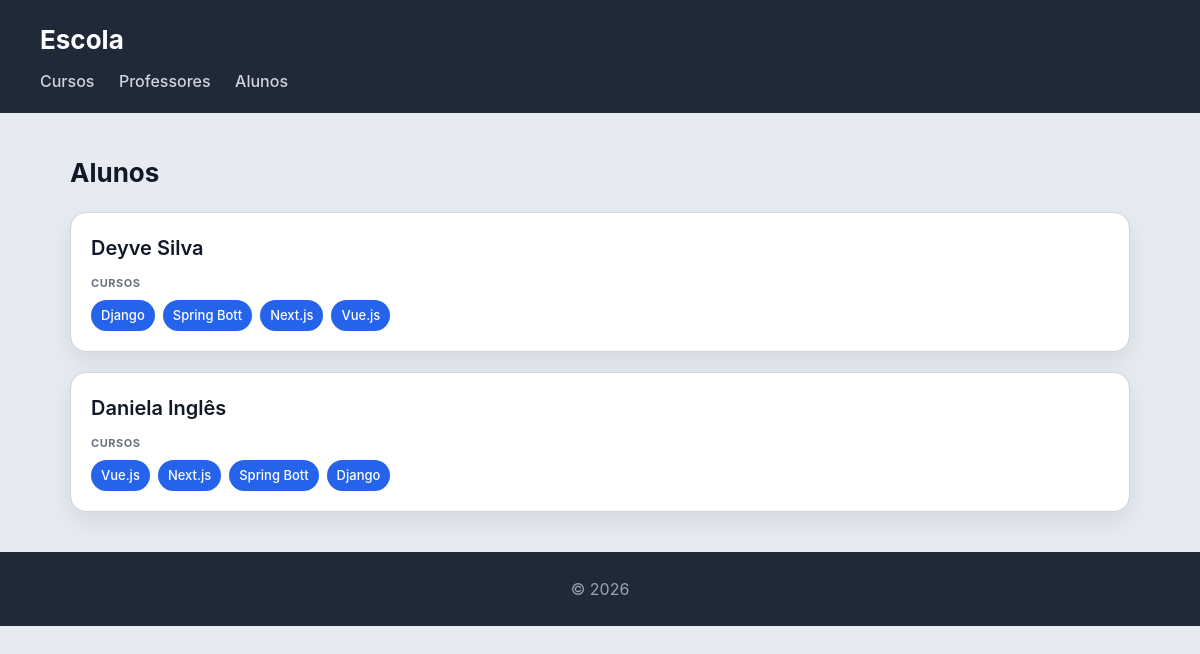
The page /escola/alunos/ on the database as committed earlier.
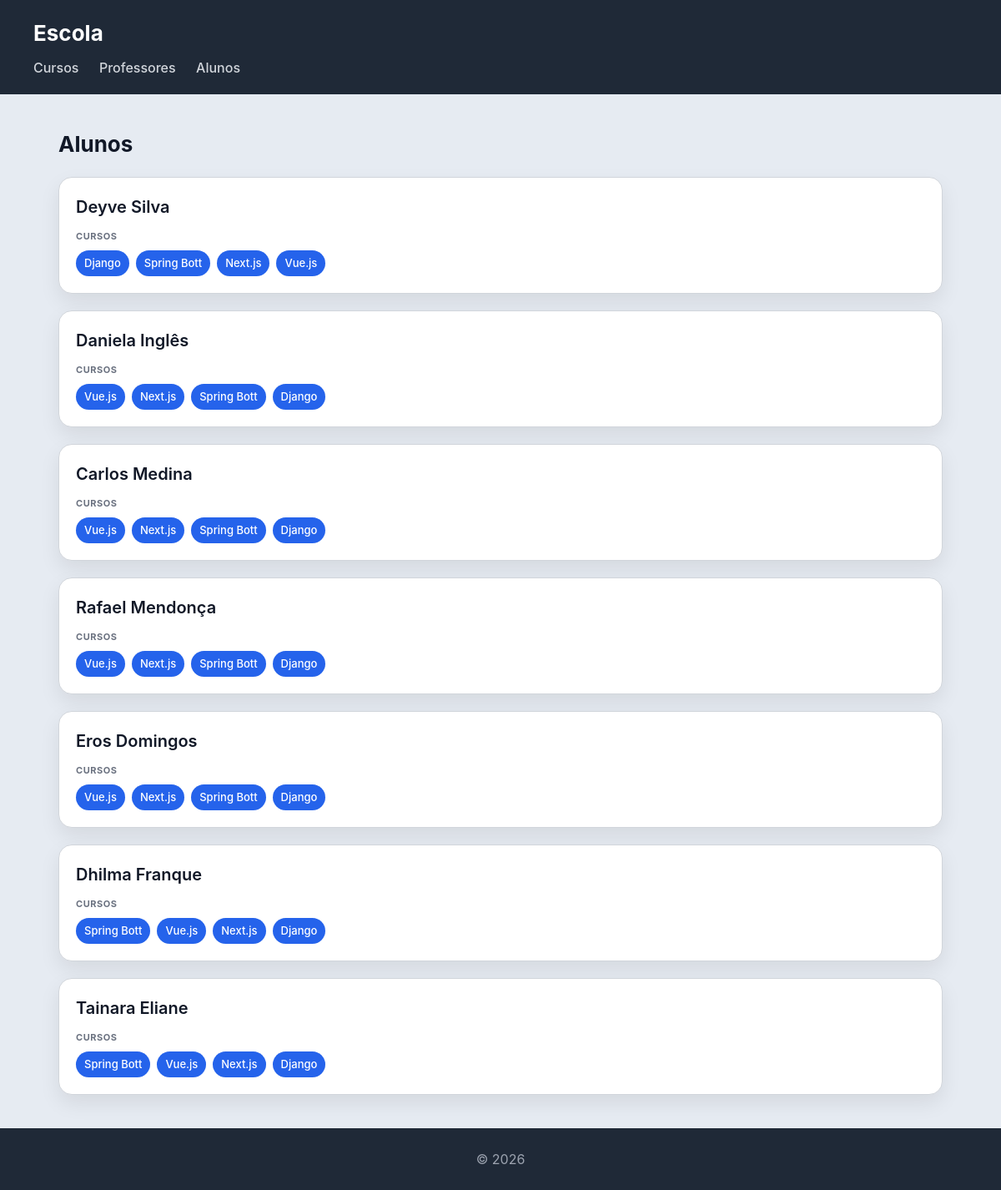
The same page on the database as committed later.
### escola/models.py (models this page shows, shortened)
class Aluno(models.Model):
    nome = models.CharField(max_length=100)
    numero = models.CharField(max_length=20, unique=True)
    def __str__(self):
        return self.nome

class Curso(models.Model):
    nome = models.CharField(max_length=100)
    imagem = models.ImageField(upload_to='cursos/')
    professor = models.ForeignKey(Professor, on_delete=models.CASCADE, related_name='cursos')
    alunos = models.ManyToManyField(Aluno, related_name='cursos')

### escola/views.py (the view)
# urls.py: path('alunos/', views.alunos_view, name="alunos"),
def alunos_view(request):
    alunos = Aluno.objects.prefetch_related('cursos').all()
    return render(request, 'escola/alunos.html', {'alunos': alunos})

### escola/templates/escola/alunos.html (shortened to what this page needs)
{% extends "escola/base.html" %}
{% block content %}
<h2>Alunos</h2>
<section>
    {% for aluno in alunos %}
    <article>
        <header>
            <h3>{{ aluno }}</h3>
        </header>
        <section>
            <h4>Cursos</h4>
            <ul>
                {% for curso in aluno.cursos.all %}
                    <li>
                       <a href="{% url 'curso_detalhe' curso.id %}">{{ curso.nome }}</a>
                    </li>
               {% endfor %}
            </ul>
        </section>
    </article>
    {% endfor %}
</section>
{% endblock %}

Rows that differ between the two databases and show on the page:
added Aluno: nome "Carlos Medina", Curso (nome "Vue.js"), Curso (nome "Next.js"), Curso (nome "Spring Bott"), Curso (nome "Django")
added Aluno: nome "Rafael Mendonça", Curso (nome "Vue.js"), Curso (nome "Next.js"), Curso (nome "Spring Bott"), Curso (nome "Django")
added Aluno: nome "Eros Domingos", Curso (nome "Vue.js"), Curso (nome "Next.js"), Curso (nome "Spring Bott"), Curso (nome "Django")
added Aluno: nome "Dhilma Franque", Curso (nome "Spring Bott"), Curso (nome "Vue.js"), Curso (nome "Next.js"), Curso (nome "Django")
added Aluno: nome "Tainara Eliane", Curso (nome "Spring Bott"), Curso (nome "Vue.js"), Curso (nome "Next.js"), Curso (nome "Django")
